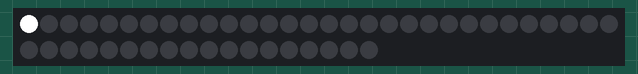
Simulated run of this sketch. Board: Arduino Uno, built with avr-gcc and run on an emulated ATmega328P. Parts: 48 RGB LEDs in strip order, left to right, continuing on the next row. Colours are those a GRB WS2812 strip shows for the declared byte order.

Above: at 0.17 s.
At 6.89 s:
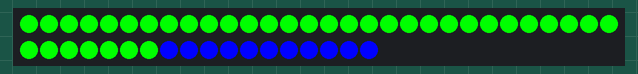
At 17.96 s:
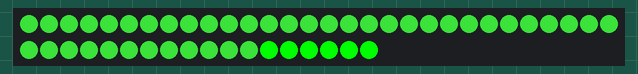
At 23.66 s:
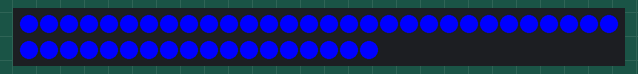
At 31.06 s:
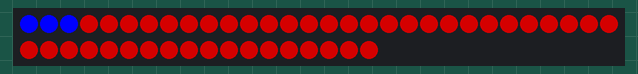
At 39.8 s:
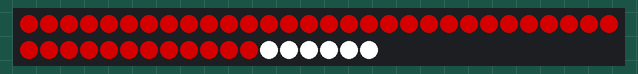

The sketch:

chl.ino
```cpp
#include <FastLED.h>

#define NUM_LEDS 48 // 12 led's per strip attachment
#define DATA_PIN 3

CRGB leds[NUM_LEDS];

void setup() {
  FastLED.addLeds<WS2812, DATA_PIN>(leds, NUM_LEDS);  // GRB ordering is assumed
}

void loop() {
  for (int i = 0; i < NUM_LEDS; i++) {
    leds[i] = CRGB::White;
    FastLED.show();
    delay(35);
  }
  for (int i = 0; i < NUM_LEDS; i++) {
    leds[i] = CRGB::Green;
    FastLED.show();
    delay(35);
  }
  for (int i = 0; i < NUM_LEDS; i++) {
    leds[i] = CRGB::Blue;
    FastLED.show();
    delay(35);
  }
  for (int i = 0; i < NUM_LEDS; i++) {
    leds[i] = CRGB::Red;
    FastLED.show();
    delay(35);
  }
  for (int i = 0; i < NUM_LEDS; i++) {
    leds[i] = CRGB::Brown;
    FastLED.show();
    delay(35);
  }
  for (int i = 0; i < NUM_LEDS; i++) {
    leds[i] = CRGB::Black;
    FastLED.show();
  }
}
```
